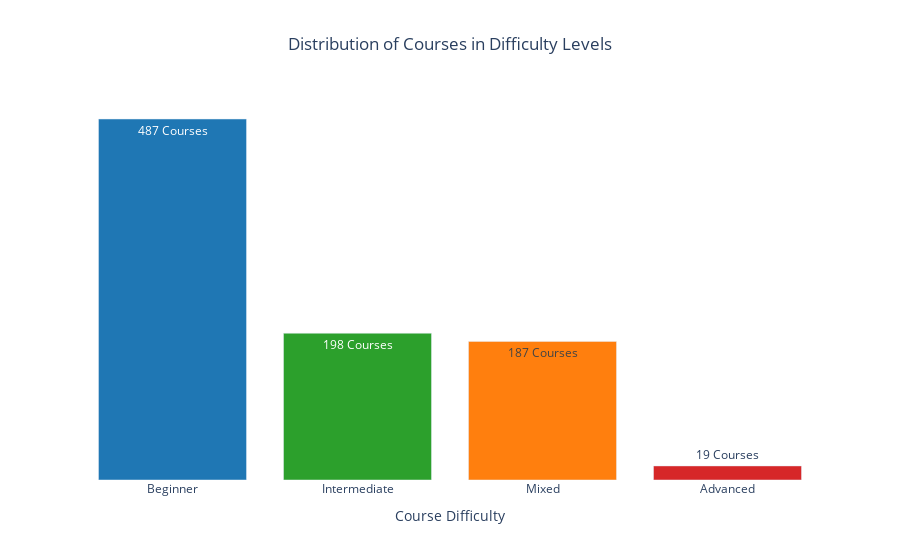

Notebook code cell kept with this figure:
### Markdown cell above
#### Distribution of Courses in Difficulty Levels

### Code cell
difficulty_counts = df["course_difficulty"].value_counts().reset_index()
difficulty_counts.columns = ["course_difficulty", "count"]

fig = px.bar(
    difficulty_counts,
    x="course_difficulty",
    y="count",
    color="course_difficulty",
    color_discrete_map=color_mapping,
    hover_data={},
    category_orders={
        "course_difficulty": ["Beginner", "Intermediate", "Mixed", "Advanced"]
    },
    labels={"course_difficulty": "Course Difficulty", "count": "Number of Courses"},
    title="Distribution of Courses in Difficulty Levels",
    text_auto=True,
)

fig.update_layout(
    title_x=0.5,
    plot_bgcolor="white",
    showlegend=False,
    yaxis=dict(showgrid=False, visible=False),
)
fig.update_traces(hovertemplate=None, hoverinfo="skip", texttemplate="%{y} Courses")
fig.show()

### Figure 1 — Plotly figure (JSON) as saved in the notebook; plotly's stock layout.template omitted (floating-point values rounded to 4 significant figures)
{"data": [{"alignmentgroup": "True", "hoverinfo": "skip", "legendgroup": "Beginner", "marker": {"color": "#1f77b4", "pattern": {"shape": ""}}, "name": "Beginner", "offsetgroup": "Beginner", "orientation": "v", "showlegend": true, "textposition": "auto", "texttemplate": "%{y} Courses", "type": "bar", "x": ["Beginner"], "xaxis": "x", "y": [487], "yaxis": "y"}, {"alignmentgroup": "True", "hoverinfo": "skip", "legendgroup": "Intermediate", "marker": {"color": "#2ca02c", "pattern": {"shape": ""}}, "name": "Intermediate", "offsetgroup": "Intermediate", "orientation": "v", "showlegend": true, "textposition": "auto", "texttemplate": "%{y} Courses", "type": "bar", "x": ["Intermediate"], "xaxis": "x", "y": [198], "yaxis": "y"}, {"alignmentgroup": "True", "hoverinfo": "skip", "legendgroup": "Mixed", "marker": {"color": "#ff7f0e", "pattern": {"shape": ""}}, "name": "Mixed", "offsetgroup": "Mixed", "orientation": "v", "showlegend": true, "textposition": "auto", "texttemplate": "%{y} Courses", "type": "bar", "x": ["Mixed"], "xaxis": "x", "y": [187], "yaxis": "y"}, {"alignmentgroup": "True", "hoverinfo": "skip", "legendgroup": "Advanced", "marker": {"color": "#d62728", "pattern": {"shape": ""}}, "name": "Advanced", "offsetgroup": "Advanced", "orientation": "v", "showlegend": true, "textposition": "auto", "texttemplate": "%{y} Courses", "type": "bar", "x": ["Advanced"], "xaxis": "x", "y": [19], "yaxis": "y"}], "layout": {"barmode": "relative", "legend": {"title": {"text": "Course Difficulty"}, "tracegroupgap": 0}, "plot_bgcolor": "white", "showlegend": false, "title": {"text": "Distribution of Courses in Difficulty Levels", "x": 0.5}, "xaxis": {"anchor": "y", "categoryarray": ["Beginner", "Intermediate", "Mixed", "Advanced"], "categoryorder": "array", "domain": [0, 1], "title": {"text": "Course Difficulty"}}, "yaxis": {"anchor": "x", "domain": [0, 1], "showgrid": false, "title": {"text": "Number of Courses"}, "visible": false}}}
